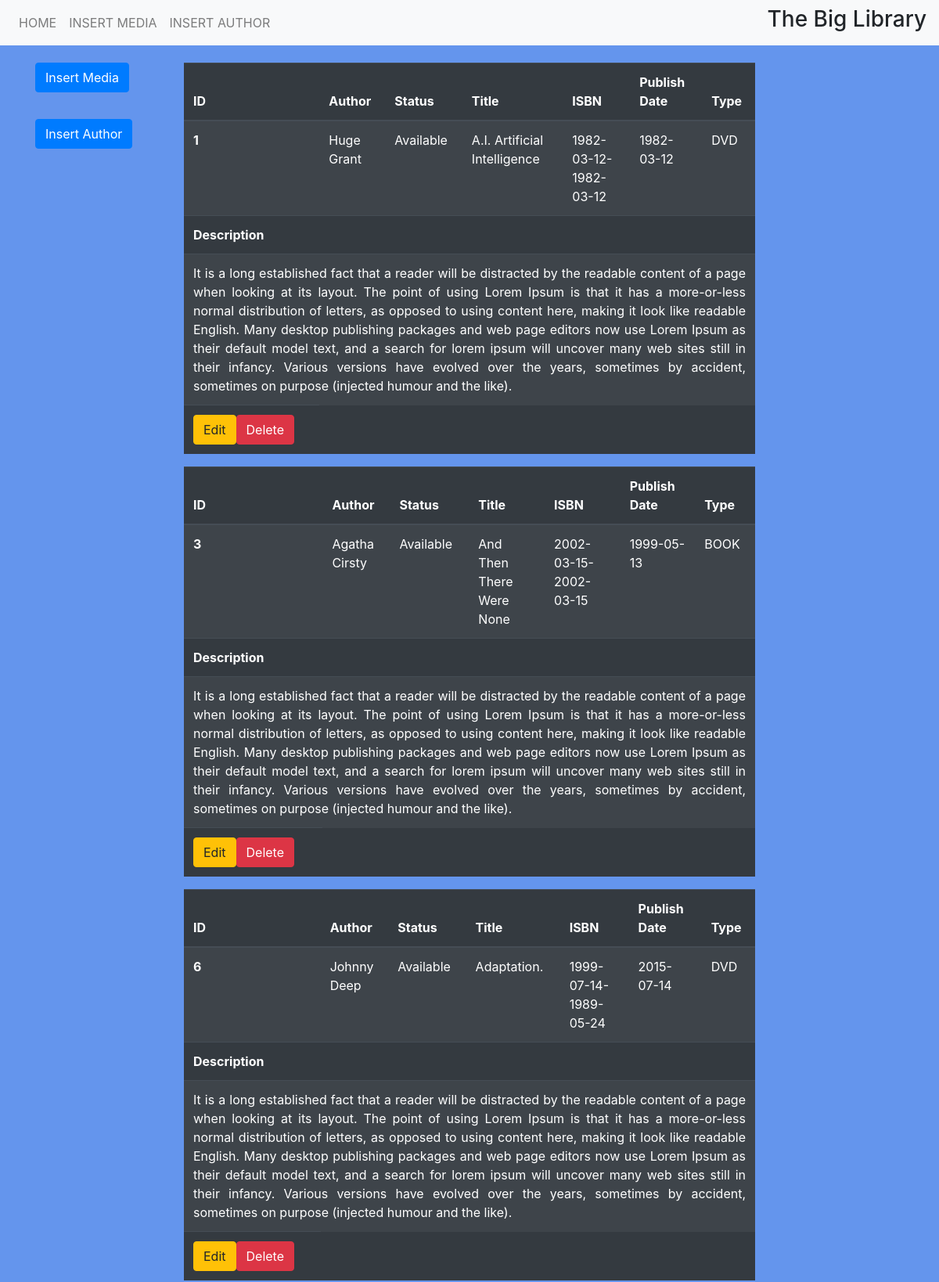
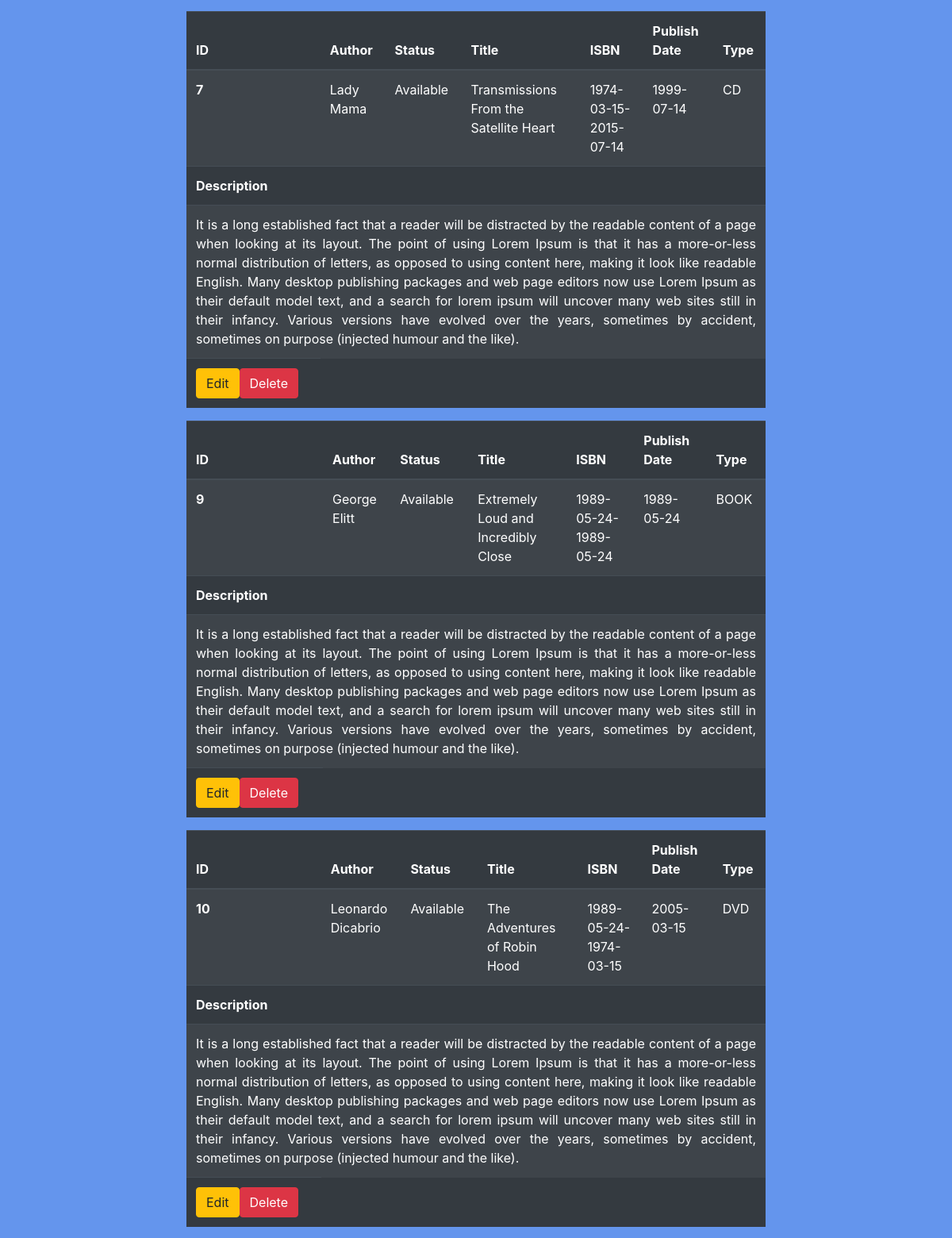
The page / (upper part) on the database its author committed (2 pictures, top to bottom).
### tables this page shows
CREATE TABLE library (
    library_id int NOT NULL AUTO_INCREMENT,
    fk_author_id int NOT NULL,
    fk_media_status_id int NOT NULL,
    title varchar(50),
    lib_image varchar(255),
    isbn_code varchar(40),
    lib_description text (1000),
    publish_date date,
    lib_type VARCHAR(50),
    PRIMARY KEY (library_id),
    FOREIGN KEY (fk_author_id) REFERENCES authors(author_id),
    FOREIGN KEY (fk_media_status_id) REFERENCES media_status(media_status_id)
);

CREATE TABLE authors (
    author_id int NOT NULL AUTO_INCREMENT,
    fk_publisher_id int NOT NULL,
    author_firstName varchar(50),
    author_lastName varchar(250),
    media VARCHAR (15),
    PRIMARY KEY (author_id),
    FOREIGN KEY (fk_publisher_id) REFERENCES publisher(publisher_id)
);

CREATE TABLE media_status (
    media_status_id int NOT NULL AUTO_INCREMENT,
    media_status_desc varchar(100),
    PRIMARY KEY (media_status_id)
);

### index.php (the view, shortened to what this page needs)
<?php require_once 'actions/db_connect.php';
?>
<!DOCTYPE html>
<html>
<head>
<link rel="stylesheet" href="https://stackpath.bootstrapcdn.com/bootstrap/4.3.1/css/bootstrap.min.css">
<link rel="stylesheet" href="style.css">
</head>
<body style="margin-top: 5rem">
<?php
    require_once 'navbar.php';
?>
<div class="container">
  <div class="row">
    <div class="col-sm-2">
        <div>
            <a href= "create.php"><button class="position-fixed btn btn-primary" >Insert Media</button></a>
        </div><br><br><br>
        <div>
            <a href= "create_author.php"><button class="position-fixed btn btn-primary" >Insert Author</button></a>
        </div>
    </div>
    <div class="col-sm-8">
   <?php
        $sql = "SELECT * FROM library
        RIGHT JOIN authors
        ON library.fk_author_id = authors.author_id
        RIGHT JOIN media_status
        ON library.fk_media_status_id = media_status.media_status_id;" ;
        $result = $connect->query($sql);
            if($result->num_rows > 0) {
                while($row = $result->fetch_assoc()) {
    ?>
    <table class="table table-striped table-dark">
    <thead>
        <tr>
        <th scope="col">ID</th>
        <th scope="col">Author</th>
        <th scope="col">Status</th>
        <th scope="col">Title</th>
        <th scope="col">ISBN</th>
        <th scope="col">Publish Date</th>
        <th scope="col">Type</th>
        </tr>
    </thead>
    <tbody>
    <?php
            echo "<tr><th scope='1'>".$row['library_id'] . "</th>";
            echo "<td scope='row'>".$row['author_firstName'] . "<br>".$row['author_lastName'] . "</td>";
            echo "<td scope='row'>".$row['media_status_desc'] . "</td>";
            echo "<td scope='row'>".$row['title'] . "</td>";
            echo "<td scope='row'>".$row['isbn_code'] . "</td>";
            echo "<td scope='row'>".$row['publish_date'] . "</td>";
            echo "<td scope='row'>".$row['lib_type'] . "</td></th></tr>";
            echo "<tr><th colspan='8'>Description</th></tr>
            <tr class='text-justify'><td colspan='8'>".$row['lib_description'] . "</td></tr>
            <tr><td>
            <div class='btn-group mr-2' role='group'>
            <a href='update.php?author_id=" .$row['author_id']."'><button class='btn btn-warning' type='button'>Edit</button></a>
            <a href='delete.php?library_id=" .$row['library_id']."'><button class='btn btn-danger' type='button'>Delete</button></a>
            </div>
            </td></tr>";
            }
        } else  {
            echo  "<tr><td colspan='5'><center>No Data Avaliable</center></td></tr>";
        }
    ?>
    </tbody>
        </div>
    </div>
    </div>
</body>
</html>

### style.css (style rules this page uses)
body { position: relative; background-color: cornflowerblue; margin-top: 50px; }

### rows shown on the page
library: library_id "1", fk_author.author_firstName "Huge", fk_author.author_lastName "Grant", fk_media_status.media_status_desc "Available", title "A.I. Artificial Intelligence", isbn_code "1982-03-12-1982-03-12", publish_date "1982-03-12", lib_type "DVD", lib_description "It is a long established fact that a reader will be distracted by the readable content of a page when looking at its layout. The point of using Lorem Ipsum is that it has a more-or-less normal distribution of letters, as opposed to using content here, making it look like readable English. Many desktop publishing packages and web page editors now use Lorem Ipsum as their default model text, and a search for lorem ipsum will uncover many web sites still in their infancy. Various versions have evolved over the years, sometimes by accident, sometimes on purpose (injected humour and the like)."
library: library_id "3", fk_author.author_firstName "Agatha", fk_author.author_lastName "Cirsty", fk_media_status.media_status_desc "Available", title "And Then There Were None", isbn_code "2002-03-15-2002-03-15", publish_date "1999-05-13", lib_type "BOOK", lib_description "It is a long established fact that a reader will be distracted by the readable content of a page when looking at its layout. The point of using Lorem Ipsum is that it has a more-or-less normal distribution of letters, as opposed to using content here, making it look like readable English. Many desktop publishing packages and web page editors now use Lorem Ipsum as their default model text, and a search for lorem ipsum will uncover many web sites still in their infancy. Various versions have evolved over the years, sometimes by accident, sometimes on purpose (injected humour and the like)."
library: library_id "6", fk_author.author_firstName "Johnny", fk_author.author_lastName "Deep", fk_media_status.media_status_desc "Available", title "Adaptation.", isbn_code "1999-07-14-1989-05-24", publish_date "2015-07-14", lib_type "DVD", lib_description "It is a long established fact that a reader will be distracted by the readable content of a page when looking at its layout. The point of using Lorem Ipsum is that it has a more-or-less normal distribution of letters, as opposed to using content here, making it look like readable English. Many desktop publishing packages and web page editors now use Lorem Ipsum as their default model text, and a search for lorem ipsum will uncover many web sites still in their infancy. Various versions have evolved over the years, sometimes by accident, sometimes on purpose (injected humour and the like)."
library: library_id "7", fk_author.author_firstName "Lady", fk_author.author_lastName "Mama", fk_media_status.media_status_desc "Available", title "Transmissions From the Satellite Heart", isbn_code "1974-03-15-2015-07-14", publish_date "1999-07-14", lib_type "CD", lib_description "It is a long established fact that a reader will be distracted by the readable content of a page when looking at its layout. The point of using Lorem Ipsum is that it has a more-or-less normal distribution of letters, as opposed to using content here, making it look like readable English. Many desktop publishing packages and web page editors now use Lorem Ipsum as their default model text, and a search for lorem ipsum will uncover many web sites still in their infancy. Various versions have evolved over the years, sometimes by accident, sometimes on purpose (injected humour and the like)."
library: library_id "9", fk_author.author_firstName "George", fk_author.author_lastName "Elitt", fk_media_status.media_status_desc "Available", title "Extremely Loud and Incredibly Close", isbn_code "1989-05-24-1989-05-24", publish_date "1989-05-24", lib_type "BOOK", lib_description "It is a long established fact that a reader will be distracted by the readable content of a page when looking at its layout. The point of using Lorem Ipsum is that it has a more-or-less normal distribution of letters, as opposed to using content here, making it look like readable English. Many desktop publishing packages and web page editors now use Lorem Ipsum as their default model text, and a search for lorem ipsum will uncover many web sites still in their infancy. Various versions have evolved over the years, sometimes by accident, sometimes on purpose (injected humour and the like)."
library: library_id "10", fk_author.author_firstName "Leonardo", fk_author.author_lastName "Dicabrio", fk_media_status.media_status_desc "Available", title "The Adventures of Robin Hood", isbn_code "1989-05-24-1974-03-15", publish_date "2005-03-15", lib_type "DVD", lib_description "It is a long established fact that a reader will be distracted by the readable content of a page when looking at its layout. The point of using Lorem Ipsum is that it has a more-or-less normal distribution of letters, as opposed to using content here, making it look like readable English. Many desktop publishing packages and web page editors now use Lorem Ipsum as their default model text, and a search for lorem ipsum will uncover many web sites still in their infancy. Various versions have evolved over the years, sometimes by accident, sometimes on purpose (injected humour and the like)."
